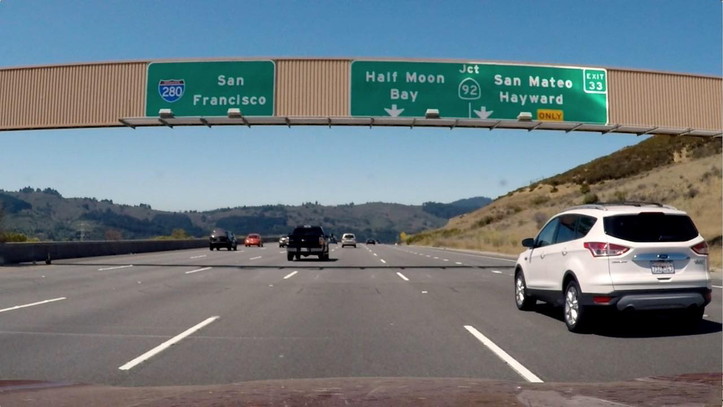
#> input picture test_images/signs_vehicles_xygrad.png, 723 x 407 px, shrunk from 1280 x 720 before the run
$ jupyter execute --allow-errors 'Advanced Lane Finding Project.ipynb'
#> lines starting #> are read from the running program, lines starting #| are printed output that depends on the picture
# Advanced Lane Finding Project

The goals / steps of this project are the following:

* Compute the camera calibration matrix and distortion coefficients given a set of chessboard images.
* Apply a distortion correction to raw images.
* Use color transforms, gradients, etc., to create a thresholded binary image.
* Apply a perspective transform to rectify binary image ("birds-eye view").
* Detect lane pixels and fit to find the lane boundary.
* Determine the curvature of the lane and vehicle position with respect to center.
* Warp the detected lane boundaries back onto the original image.
* Output visual display of the lane boundaries and numerical estimation of lane curvature and vehicle position.

## [Rubric](https://review.udacity.com/#!/rubrics/571/view) Points

### Here I will consider the rubric points individually and describe how I addressed each point in my implementation.

### Writeup / README

#### 1. Provide a Writeup / README that includes all the rubric points and how you addressed each one.  You can submit your writeup as markdown or pdf.  [Here](https://github.com/udacity/CarND-Advanced-Lane-Lines/blob/master/writeup_template.md) is a template writeup for this project you can use as a guide and a starting point.

You're reading it!

### Camera Calibration

#### 1. Briefly state how you computed the camera matrix and distortion coefficients. Provide an example of a distortion corrected calibration image.

I start by preparing "object points", which will be the (x, y, z) coordinates of the chessboard corners in the world. Here I am assuming the chessboard is fixed on the (x, y) plane at z=0, such that the object points are the same for each calibration image.  Thus, `objp` is just a replicated array of coordinates, and `obj_points` will be appended with a copy of it every time I successfully detect all chessboard corners in a test image.  `img_points` will be appended with the (x, y) pixel position of each of the corners in the image plane with each successful chessboard detection.

I then used the output `obj_points` and `img_points` to compute the camera calibration and distortion coefficients using the `cv2.calibrateCamera()` function.  I applied this distortion correction to the test image using the `cv2.undistort()` and use `cv2.getPerspectiveTransform` and `cv2.warpPerspective` functions to perform perspective transform the images. The sample results are in the end of this section. All the code are as below.


### Imports

[cell 1]
import pickle
import cv2
import numpy as np
import matplotlib.pyplot as plt
import matplotlib.image as mpimg
import glob
import os
import pickle

Use Opencv to find corners of all the images under folder `camera_cal`

[cell 2]
nx = 9
ny = 6
CALIB_IMG_PATH = 'camera_cal/*jpg'
CALIB_OUT_IMG_PATH = 'output_images/chessboard_calib_output/'
calib_img_files = glob.glob(CALIB_IMG_PATH)


# Array to store images used in camera calibration
image_names   = []
images        = []
failed_images = [] # Images we could not find corners
failed_image_names = [] # Images we could not find corners

obj_points  = [] # 3D points in real world 3D space
img_points  = [] # 2D points in image space

objp = np.zeros((nx*ny, 3), dtype= np.float32)
objp[:,:2] = np.mgrid[0:nx,0:ny].T.reshape(-1,2)


for img_file in sorted(calib_img_files):
    image = cv2.imread(img_file)
    gray  = cv2.cvtColor(image, cv2.COLOR_BGR2GRAY)
    name  = img_file.split('/')[-1]
    ret, corners = cv2.findChessboardCorners(gray, (nx,ny), None)
    if ret:
        image_names.append(name)
        images.append(image)
        img_points.append(corners)
        obj_points.append(objp)
        # [5 lines of commented-out code are left out]
    else:
        print('Unable to find board corners for image ' + name)
        failed_images.append(image)
        failed_image_names.append(name)

As you can see from above prints, we could not find corners from some images. I displayed the those images below and you can see that those images were not properly taken and part of the chessboard are missing. As we request opencv to find `nx=9 * ny=6` corners, it does not suprise me that it fails here.

### Draw corners on images

We successfully detected `nx*ny` corners in most of chessboard images. Now let's draw the detected corners on those image to make sure the results are correct.

#> (a cell that did not finish here is left out)

### Show failed images

[cell 4]
# Display chess board images which we could find coners
f, (ax1, ax2, ax3) = plt.subplots(1, 3, figsize=(24, 9))
f.tight_layout()
#> (the rest of this cell did not finish here and is left out)

### Undistort images

[cell 5]
# Helper functions
def concat_images(imga, imgb):
    """
    Combines two image ndarrays side-by-side.
    """
    ha,wa = imga.shape[:2]
    hb,wb = imgb.shape[:2]
    max_height = np.max([ha, hb])
    total_width = wa+wb
    new_img = np.zeros(shape=(max_height, total_width, 3), dtype=np.uint8)
    new_img[:ha,:wa]=imga
    new_img[:hb,wa:wa+wb]=imgb
    return new_img

[cell 6]
def cal_undistort(img, objpoints, imgpoints):
    img_size = img.shape[:2][::-1]
    ret, mtx, dist, rvecs, tvecs = cv2.calibrateCamera(objpoints, imgpoints, img_size,None,None)
    undist = cv2.undistort(img, mtx, dist, None, mtx)
    # undist = np.copy(img)  # Delete this line
    return undist

# performs image distortion correction and perspective transform for chessboard images
def cal_undistort_warp(images, out_images_path, objpoints, imgpoints):
    """
    Undistort and warp image and saved as a side-by-side image.
    """
#> called with out_images_path = 'output_images/chessboard_calib_output/'
    if not os.path.exists(out_images_path):
        os.mkdir(out_images_path)
    undists = []
    warps = []
    for idx in range(len(images)-1):
        img = images[idx]
        img_size = img.shape[:2][::-1]
        ret, mtx, dist, rvecs, tvecs = cv2.calibrateCamera(objpoints, imgpoints, img_size,None,None)

        undist = cv2.undistort(img, mtx, dist, None, mtx)
        undists.append(undist)
        corners = imgpoints[idx]
        # For source points I'm grabbing the outer four detected corners
        src = np.float32([corners[0], corners[nx-1], corners[-1], corners[-nx]])
        # For destination points, I'm arbitrarily choosing some points to be
        # a nice fit for displaying our warped result
        # again, not exact, but close enough for our purposes
        offset = 100
        dst = np.float32([[offset, offset], [img_size[0]-offset, offset],
                                     [img_size[0]-offset, img_size[1]-offset],
                                     [offset, img_size[1]-offset]])

        M = cv2.getPerspectiveTransform(src, dst)
        warped = cv2.warpPerspective(undist, M, img_size)
        warps.append(warped)
        concated = concat_images(img, undist)
        concated = concat_images(concated, warped)
        new_name = image_names[idx].split('.')[0] + '_warped' +'.jpg'
        new_name = out_images_path + new_name
        cv2.imwrite(new_name, concated)
#> further down, road_img is the input picture: shape (407, 723, 3); mean B, G, R 127.5, 121.6, 109.2
    return undists, warps

[cell 7]
udisted_imgs, warped_imgs = cal_undistort_warp(images, CALIB_OUT_IMG_PATH, obj_points, img_points)

#### Display undistored and warped images

#> (a cell that did not finish here is left out)

### Pipeline (test images)

#### 1. Provide an example of a distortion-corrected image.
To demonstrate this step, I will describe how I apply the distortion correction to one of the test images like this one

[cell 9]
# Undistort all the image files under `tests_images`folder
out_path = 'output_images/test_images_undistored/'
in_path = 'test_images/'
test_img_files = glob.glob(in_path + '*jpg') + glob.glob(in_path + '*png')
#> (the rest of this cell did not finish here and is left out)

    file_name = ifile.split('/')[-1]
    cv2.imwrite(out_path+file_name, udist)

[cell 10]
# Show original and undistorted road images side by side
road_img = cv2.imread(in_path + 'signs_vehicles_xygrad.png')
road_img_udist = cv2.imread(out_path + 'signs_vehicles_xygrad.png')
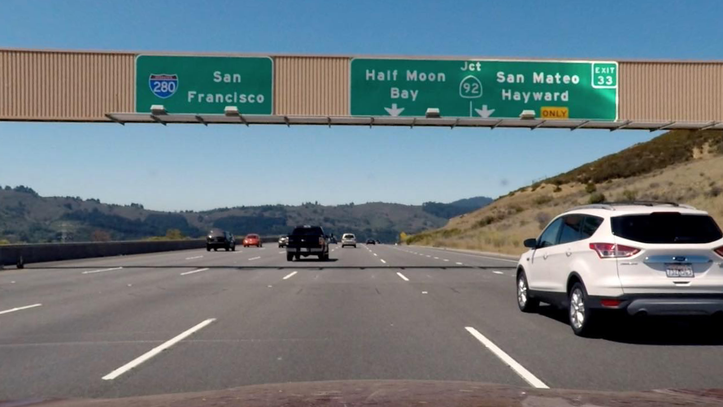
#> input picture output_images/test_images_undistored/signs_vehicles_xygrad.png, 723 x 407 px, shrunk from 1280 x 720 before the run
#> road_img_udist is the input picture: shape (407, 723, 3); mean B, G, R 127.3, 122, 109.6

f, (ax1, ax2) = plt.subplots(1, 2, figsize=(24, 9))
f.tight_layout()
ax1.imshow(cv2.cvtColor(road_img, cv2.COLOR_BGR2RGB))
ax1.set_title('signs_vehicles_xygrad.png', fontsize=50)
ax2.imshow(cv2.cvtColor(road_img_udist, cv2.COLOR_BGR2RGB))
ax2.set_title('undistorted', fontsize=50)
plt.subplots_adjust(left=0., right=1, top=0.9, bottom=0.)
plt.show()
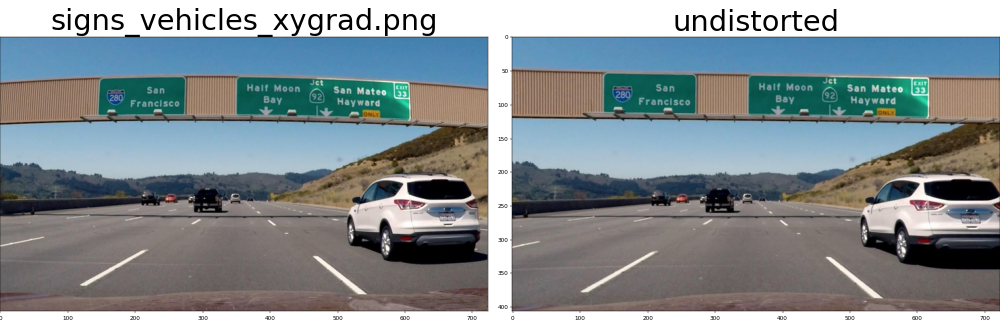
#> figure drawn by matplotlib, 2 panels
